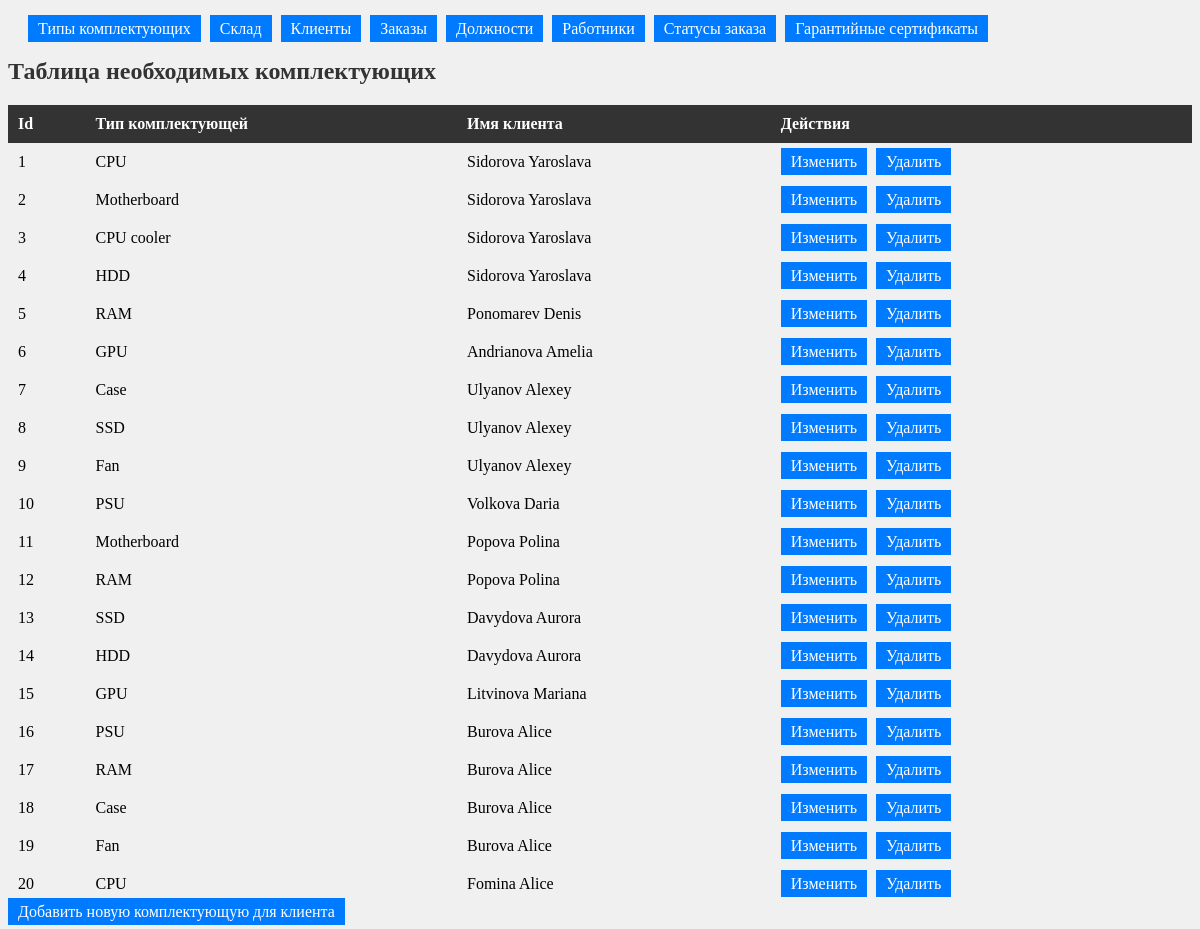
/server/php/tables/index_improve.php, run on the app's committed database.
### tables this page shows
create table IF NOT EXISTS necessary_improvement (
  id_necessary_improvement int AUTO_INCREMENT,
  id_component_type int NOT NULL,
  id_client int NOT NULL,
  PRIMARY KEY (id_necessary_improvement),
  FOREIGN KEY (id_component_type) REFERENCES component_type (id_component_type) ON DELETE CASCADE ON UPDATE CASCADE,
  FOREIGN KEY (id_client) REFERENCES client (id_client) ON DELETE CASCADE ON UPDATE CASCADE
);

create table IF NOT EXISTS component_type (
  id_component_type int (10) AUTO_INCREMENT,
  pc_part_type varchar (20) NOT NULL,
  PRIMARY KEY (id_component_type)
);

create table IF NOT EXISTS client (
  id_client int AUTO_INCREMENT,
  email varchar (60) NOT NULL,
  last_name varchar (50) NOT NULL,
  name varchar (50) NOT NULL,
  password varchar (256) NOT NULL,
  birth_date date NOT NULL,
  account_number varchar(15) NOT NULL,
  PRIMARY KEY (id_client)
);

### server/php/tables/index_improve.php (the view, shortened to what this page needs)
<!DOCTYPE html>
<html lang="en">
<head>
    <link rel="stylesheet" href="../styles/styles.css">
</head>
<body>
    <div class="container">
        <div class="buttons">
            <a class='button' href="index_type.php">Типы комплектующих</a>
            <a class='button' href="index_stock.php">Склад</a>
            <a class='button' href="index_client.php">Клиенты</a>
            <a class='button' href="index.php">Заказы</a>
            <a class='button' href="index_position.php">Должности</a>
            <a class='button' href="index_employee.php">Работники</a>
            <a class='button' href="index_order_status.php">Статусы заказа</a>
            <a class='button' href="index_warranty.php">Гарантийные сертификаты</a>
        </div>
        <h1>Таблица необходимых комплектующих</h1>
        <table>
            <thead>
                <tr>
                    <th>Id</th>
                    <th>Тип комплектующей</th>
                    <th>Имя клиента</th>
                    <th>Действия</th>
                </tr>
            </thead>
            <tbody>
                <?php
                    include("../config.php");
                    $result = mysqli_query($conn, "SELECT * FROM necessary_improvement");
                    while($row = mysqli_fetch_array($result)){
                        $type = $conn->query("SELECT pc_part_type FROM component_type WHERE component_type.id_component_type = $row[id_component_type]");
                        $type_temp = mysqli_fetch_array($type);
                        $client = $conn->query("SELECT name, last_name FROM client WHERE client.id_client = $row[id_client]");
                        $client_temp = mysqli_fetch_array($client);
                        $space=' ';
                        $client_fio = $client_temp['last_name'].$space.$client_temp['name'];
                        echo "<tr>
                                <td>{$row['id_necessary_improvement']}</td>
                                <td>{$type_temp['pc_part_type']}</td>
                                <td>{$client_fio}</td>
                                <td>
                                    <a class='button' href='../update/update_improve.php?id={$row['id_necessary_improvement']}'>Изменить</a>
                                    <a class='button' href='../delete/delete_improve.php?id={$row['id_necessary_improvement']}'>Удалить</a>
                                </td>
                            </tr>";
                    }
                ?>
            </tbody>
        </table>
    </div>
    <a class='button' href="../create/add_improve.php">Добавить новую комплектующую для клиента</a>
</body>
</html>

### server/php/styles/styles.css (style rules this page uses)
div.buttons { margin: 20px; }
h1 { color: #333; font-size: 24px; }
table { width: 100%; border-collapse: collapse; margin-top: 20px; }
thead tr { background-color: #333; color: #fff; }
td, th { padding: 10px; text-align: left; }
.button { padding: 5px 10px; background-color: #007bff; color: #fff; text-decoration: none; border: none; margin-right: 5px; }

### data on the page
necessary_improvement: id_necessary_improvement "1", id_component_type.pc_part_type "CPU", id_client.name "Sidorova Yaroslava"
necessary_improvement: id_necessary_improvement "2", id_component_type.pc_part_type "Motherboard", id_client.name "Sidorova Yaroslava"
necessary_improvement: id_necessary_improvement "3", id_component_type.pc_part_type "CPU cooler", id_client.name "Sidorova Yaroslava"
necessary_improvement: id_necessary_improvement "4", id_component_type.pc_part_type "HDD", id_client.name "Sidorova Yaroslava"
necessary_improvement: id_necessary_improvement "5", id_component_type.pc_part_type "RAM", id_client.name "Ponomarev Denis"
necessary_improvement: id_necessary_improvement "6", id_component_type.pc_part_type "GPU", id_client.name "Andrianova Amelia"
necessary_improvement: id_necessary_improvement "7", id_component_type.pc_part_type "Case", id_client.name "Ulyanov Alexey"
necessary_improvement: id_necessary_improvement "8", id_component_type.pc_part_type "SSD", id_client.name "Ulyanov Alexey"
necessary_improvement: id_necessary_improvement "9", id_component_type.pc_part_type "Fan", id_client.name "Ulyanov Alexey"
necessary_improvement: id_necessary_improvement "10", id_component_type.pc_part_type "PSU", id_client.name "Volkova Daria"
necessary_improvement: id_necessary_improvement "11", id_component_type.pc_part_type "Motherboard", id_client.name "Popova Polina"
necessary_improvement: id_necessary_improvement "12", id_component_type.pc_part_type "RAM", id_client.name "Popova Polina"
necessary_improvement: id_necessary_improvement "13", id_component_type.pc_part_type "SSD", id_client.name "Davydova Aurora"
necessary_improvement: id_necessary_improvement "14", id_component_type.pc_part_type "HDD", id_client.name "Davydova Aurora"
necessary_improvement: id_necessary_improvement "15", id_component_type.pc_part_type "GPU", id_client.name "Litvinova Mariana"
necessary_improvement: id_necessary_improvement "16", id_component_type.pc_part_type "PSU", id_client.name "Burova Alice"
necessary_improvement: id_necessary_improvement "17", id_component_type.pc_part_type "RAM", id_client.name "Burova Alice"
necessary_improvement: id_necessary_improvement "18", id_component_type.pc_part_type "Case", id_client.name "Burova Alice"
necessary_improvement: id_necessary_improvement "19", id_component_type.pc_part_type "Fan", id_client.name "Burova Alice"
necessary_improvement: id_necessary_improvement "20", id_component_type.pc_part_type "CPU", id_client.name "Fomina Alice"
